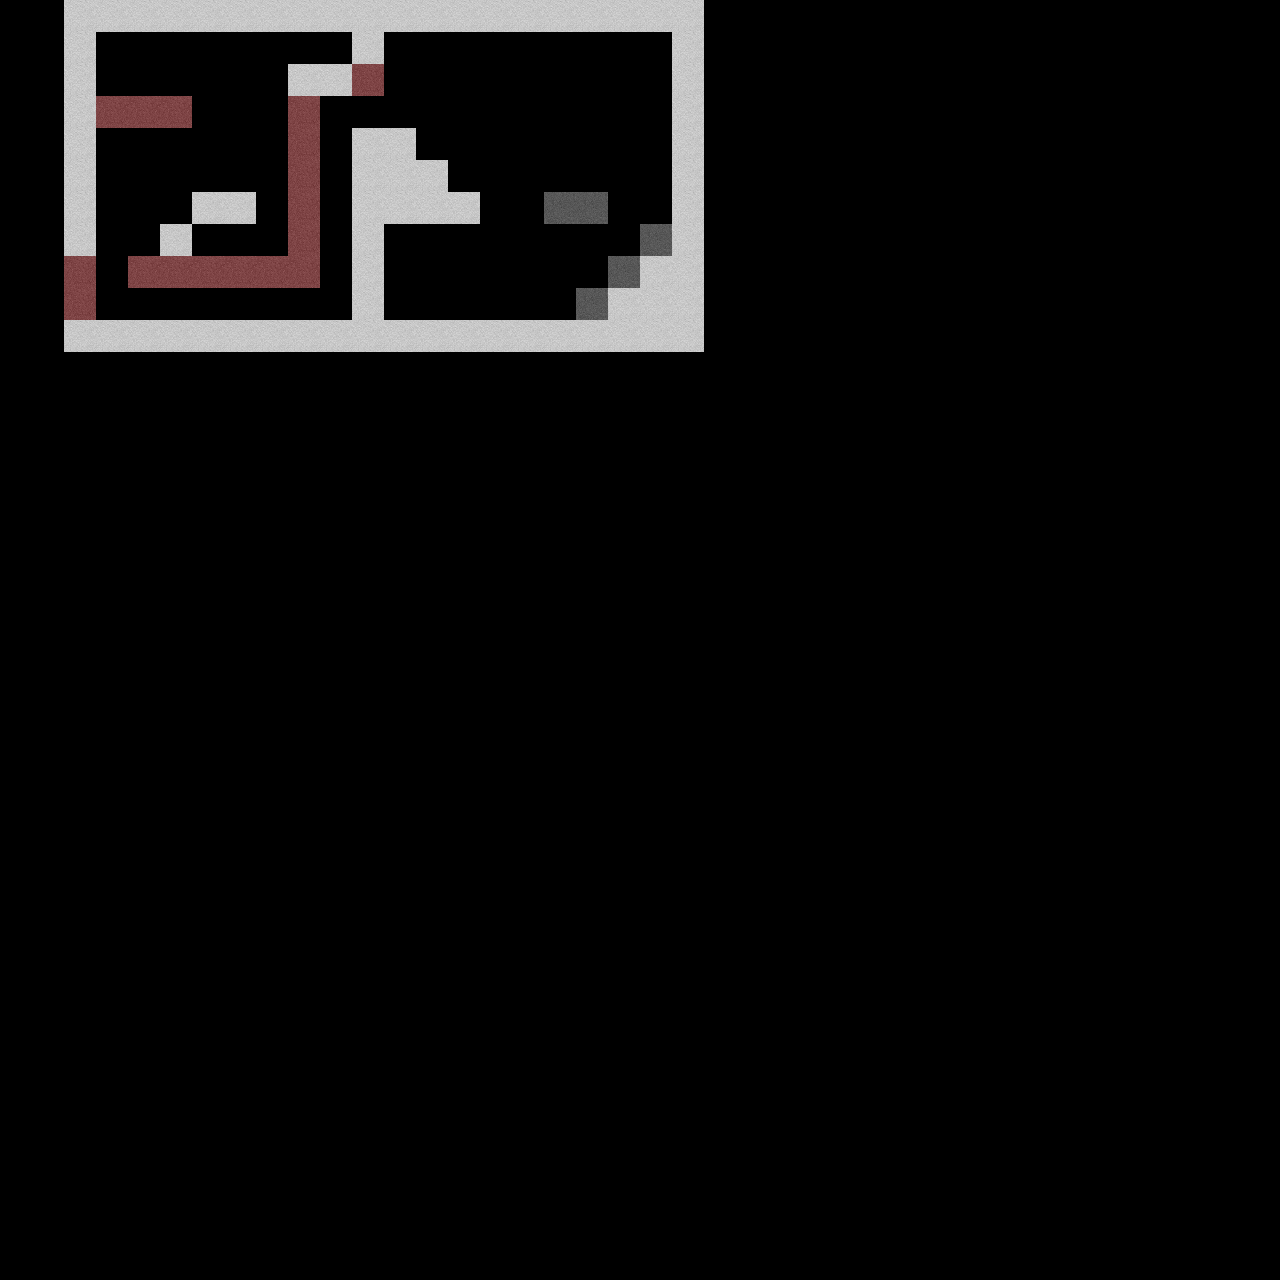

The image is a tile-based game level rendered from a .tmx file. Its description and source (layers, tilesets, objects; grid data summarised) follow:
An orthogonal 40x40 tile map with 32x32 px tiles, 1 tile layer (main), 3 tilesets and 5 objects (player_start, laser, door, spawner, gun).

<map version="1.0" orientation="orthogonal" width="40" height="40" tilewidth="32" tileheight="32">
 <tileset firstgid="1" source="maintiles.tsx" />
 <tileset firstgid="17" source="ents.tsx" />
 <tileset firstgid="49" source="pickups.tsx" />
 <layer name="main" width="40" height="40">
  <data>[1600 cells, 101 non-empty, 5 distinct tile ids]</data>
 </layer>
 <objectgroup name="entities" width="40" height="40">
  <object name="player_start" gid="17" x="416" y="320" />
  <object name="pickup" type="laser" gid="49" x="544" y="192" />
  <object name="door" x="192" y="224" width="32" height="32" />
  <object name="spawner" x="192" y="96" width="32" height="32" />
  <object name="pickup" type="gun" gid="49" x="320" y="64" />
 </objectgroup>
</map>